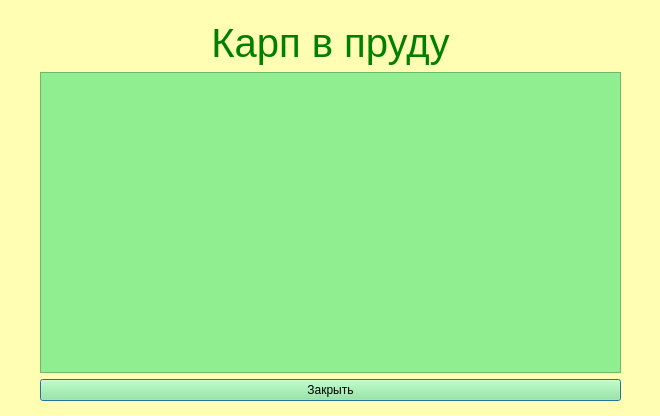
<?xml version="1.0" encoding="UTF-8"?>
<ui version="4.0">
 <class>CarpInPondForManager</class>
 <widget class="QDialog" name="CarpInPondForManager">
  <property name="geometry">
   <rect>
    <x>0</x>
    <y>0</y>
    <width>660</width>
    <height>416</height>
   </rect>
  </property>
  <property name="windowTitle">
   <string>Dialog</string>
  </property>
  <property name="styleSheet">
   <string notr="true">background-color:rgb(255, 254, 178);
</string>
  </property>
  <widget class="QWidget" name="layoutWidget">
   <property name="geometry">
    <rect>
     <x>40</x>
     <y>20</y>
     <width>581</width>
     <height>381</height>
    </rect>
   </property>
   <layout class="QVBoxLayout" name="verticalLayout">
    <item>
     <widget class="QLabel" name="label">
      <property name="styleSheet">
       <string notr="true">font-size:30px;
color:green</string>
      </property>
      <property name="text">
       <string>&lt;html&gt;&lt;head/&gt;&lt;body&gt;&lt;p align=&quot;center&quot;&gt;&lt;span style=&quot; font-size:30pt;&quot;&gt;Карп в пруду&lt;/span&gt;&lt;/p&gt;&lt;/body&gt;&lt;/html&gt;</string>
      </property>
     </widget>
    </item>
    <item>
     <widget class="QTableWidget" name="twOrg">
      <property name="styleSheet">
       <string notr="true">color: black;
background-color: lightgreen</string>
      </property>
     </widget>
    </item>
    <item>
     <widget class="QPushButton" name="logout">
      <property name="styleSheet">
       <string notr="true">color: black;
background-color: lightgreen</string>
      </property>
      <property name="text">
       <string>Закрыть</string>
      </property>
     </widget>
    </item>
   </layout>
  </widget>
 </widget>
 <resources/>
 <connections/>
</ui>
